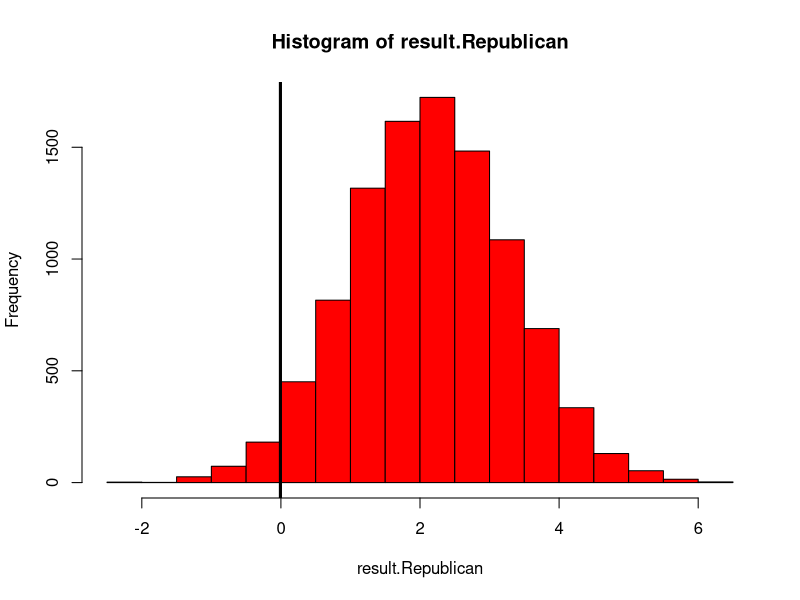
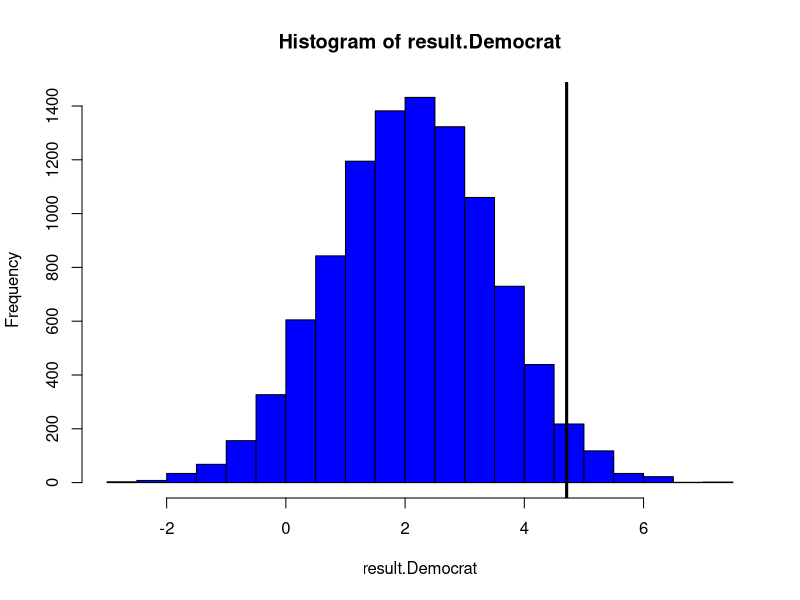
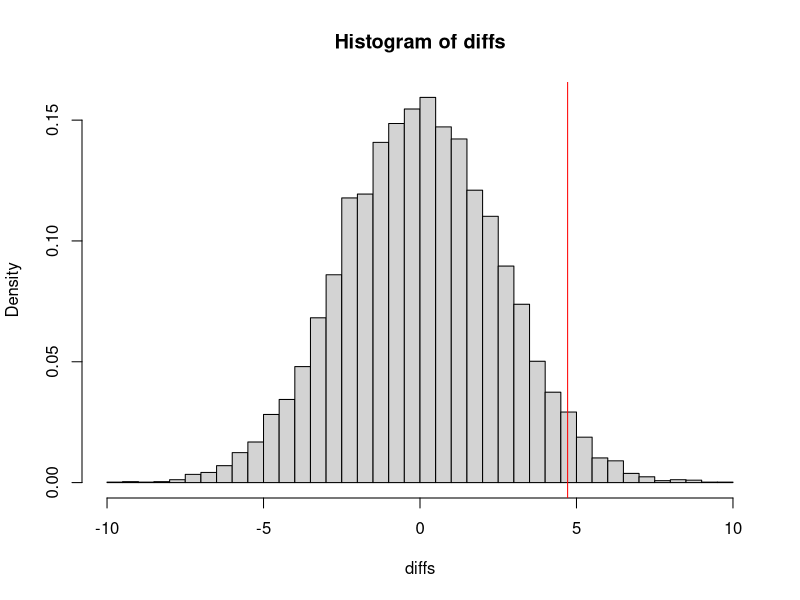

Reproduce these figures in R, in order.
#This is where our main code for our project will go!
DJI <- read.csv("DJI.csv"); head(DJI)

#Create 'Regime' Categories (Regan, Bush, etc.)
DJI["Regime"] <- "None" #Set blank column

#Set the dates for each regime
#Each 'term' is denoted from inaugaration day 
#to the day before the next regime's inaugaration day
dates <- sapply(DJI["Date"], function(x) as.Date(x)) #Convert CSV date character objects 
#to date objects
DJI[dates < as.Date("1989-01-20"), "Regime"] <- "RR"
DJI[dates >= as.Date("1989-01-20") & dates < as.Date("1993-01-20"), "Regime"] <- "GHWB"
DJI[dates >= as.Date("1993-01-20") & dates < as.Date("2001-01-20"), "Regime"] <- "BC"
DJI[dates >= as.Date("2001-01-20") & dates < as.Date("2009-01-20"), "Regime"] <- "GWB"
DJI[dates >= as.Date("2009-01-20") & dates < as.Date("2017-01-20"), "Regime"] <- "BO"
DJI[dates >= as.Date("2017-01-20"), "Regime"] <- "DJT"

#Create a binary category for the political party in control of the White House 
#(Republican = 1, Democrat = 0)
Republican <- (DJI$Regime == "RR") | (DJI$Regime == "GHWB") | (DJI$Regime == "GWB") | (DJI$Regime == "DJT")
DJI <- data.frame(DJI, Republican); head(DJI); sum(Republican); mean(Republican)

#Create a binary category for expansion vs recession year
DJI["Recession"] <- FALSE

#Extract years from date column
DJI.year <- format(as.Date(DJI$Date),"%Y")

#Set the dates
DJI[DJI.year == 1980, "Recession"] <- TRUE
DJI[DJI.year >= 1981 | DJI.year  <= 1981, "Recession"] <- TRUE
DJI[DJI.year >= 1990 | DJI.year  <= 1991, "Recession"] <- TRUE
DJI[DJI.year == 2001, "Recession"] <- TRUE
DJI[DJI.year >= 2007 | DJI.year <= 2009, "Recession"] <- TRUE
DJI[DJI.year >= 2020, "Recession"] <- TRUE

#Set up indices for permutation test by party and president 
index.Republican <- DJI$Republican ; sum(index.Republican) # 4822, matches
index.RR <- (DJI$Regime == "RR") ; sum(index.RR) # 1005
index.GHWB <- (DJI$Regime == "GHWB") ; sum(index.GHWB) # 1011
index.BC <- (DJI$Regime == "BC") ; sum(index.BC) # 2021
index.GWB <- (DJI$Regime == "GWB") ; sum(index.GWB) # 2009
index.BO <- (DJI$Regime == "BO") ; sum(index.BO) # 2015
index.DJT <- (DJI$Regime == "DJT") ; sum(index.DJT) # 797
dim(DJI) ; sum(c(index.RR, index.GHWB, index.BC, index.GWB, index.BO, index.DJT)) # 8858, matches

# Create vector for difference between daily Open values
Open <- DJI$Open
N <- length(Open) ; diffs <- numeric(N - 1)
for (i in 1:N - 1) {
  diffs[i] <- Open[i + 1] - Open[i]
}
head(diffs) ; length(diffs) ; mean(diffs) ; var(diffs) ; sum(diffs) # whopping 13760.49 for variance

chg <- numeric(nrow(DJI))
chg[1] <- 0 ; chg[2:nrow(DJI)] <- diffs; chg <- data.frame(chg)
DJI <- data.frame(DJI,chg); head(DJI)

diffs.Republican <- diffs[index.Republican[-1]]
mu.RepDiffs <- mean(diffs.Republican) # -.006959248
diffs.Democrat <- diffs[!(index.Republican[-1])]
mu.DemDiffs <- mean(diffs.Democrat)
mean(diffs.Democrat) # 4.709857
# The means seem different, but given the large variance, this is doubtful.

#Permutation Test
N <- 10^4; result.Republican <- numeric(N); result.Democrat <- numeric(N)
for (i in 1:N) {
  smpl <- sample(index.Republican[-1], replace = FALSE)
  smpl.Republican <- diffs[smpl]
  smpl.Democrat <- diffs[!smpl]
  result.Republican[i] <- mean(smpl.Republican)
  result.Democrat[i] <- mean(smpl.Democrat)
}

#Republican Result
hist(result.Republican, col = "red")
abline(v = mu.RepDiffs, col = "black", lwd = 3)
mean(result.Republican >= mu.RepDiffs) #97% chance of seeing this statistic thus it is not statistically significant.

#Democrat Result
hist(result.Democrat, col = "blue")
abline(v = mu.DemDiffs, col = "black", lwd = 3)
mean(result.Democrat >= mu.DemDiffs) #2% chance. Whoa, the mean is statistically significant....

#Combined Attempt (I'm not sure if I did this right either! So you guys are welcome to check and delete if wrong)
RepAvg <- sum(DJI$chg*(DJI$Republican==TRUE))/sum(DJI$Republican==TRUE) ; RepAvg
DemAvg <- sum(DJI$chg*(DJI$Republican==FALSE))/sum(DJI$Republican==FALSE) ; DemAvg
Obs <-  DemAvg - RepAvg; Obs

N <- 10^4 #number of simulations
diffs <- numeric(N) #this is the vector that will store our simmulated differences
for(i in 1:N){
  Rep <- sample(DJI$Republican) #This is our permuted party column
  RepMu <- sum(DJI$chg*(Rep==TRUE))/sum(Rep==TRUE) ; RepMu
  DemMu <- sum(DJI$chg*(Rep==FALSE))/sum(Rep==FALSE) ; DemMu
  diffs[i] <- DemMu - RepMu
}
mean(diffs) #inspecting that these are indeed close to zero
hist(diffs, breaks = "FD", probability = TRUE)
abline(v = Obs, col = "red")
pvalue <-  (sum(diffs >= Obs)+1)/(N+1) ; pvalue
